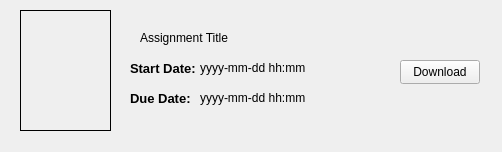
<?xml version="1.0" encoding="UTF-8"?>
<ui version="4.0">
 <class>assignment</class>
 <widget class="QWidget" name="assignment">
  <property name="geometry">
   <rect>
    <x>0</x>
    <y>0</y>
    <width>502</width>
    <height>152</height>
   </rect>
  </property>
  <property name="windowTitle">
   <string>Form</string>
  </property>
  <widget class="QWidget" name="assDownloadwidget" native="true">
   <property name="geometry">
    <rect>
     <x>0</x>
     <y>0</y>
     <width>700</width>
     <height>700</height>
    </rect>
   </property>
   <property name="minimumSize">
    <size>
     <width>700</width>
     <height>700</height>
    </size>
   </property>
   <widget class="QLabel" name="label_2">
    <property name="geometry">
     <rect>
      <x>20</x>
      <y>10</y>
      <width>91</width>
      <height>121</height>
     </rect>
    </property>
    <property name="styleSheet">
     <string notr="true">border: 1px solid black;
color: rgb(0, 0, 0);</string>
    </property>
    <property name="text">
     <string/>
    </property>
    <property name="pixmap">
     <pixmap resource="pdf.qrc">:/new/img/download (1).png</pixmap>
    </property>
    <property name="scaledContents">
     <bool>true</bool>
    </property>
    <property name="alignment">
     <set>Qt::AlignCenter</set>
    </property>
   </widget>
   <widget class="QLabel" name="s_assTitle">
    <property name="geometry">
     <rect>
      <x>140</x>
      <y>30</y>
      <width>101</width>
      <height>16</height>
     </rect>
    </property>
    <property name="text">
     <string>Assignment Title</string>
    </property>
   </widget>
   <widget class="QLabel" name="label_4">
    <property name="geometry">
     <rect>
      <x>130</x>
      <y>60</y>
      <width>71</width>
      <height>16</height>
     </rect>
    </property>
    <property name="font">
     <font>
      <pointsize>10</pointsize>
      <bold>true</bold>
     </font>
    </property>
    <property name="text">
     <string>Start Date:</string>
    </property>
   </widget>
   <widget class="QLabel" name="label_5">
    <property name="geometry">
     <rect>
      <x>130</x>
      <y>90</y>
      <width>71</width>
      <height>16</height>
     </rect>
    </property>
    <property name="font">
     <font>
      <pointsize>10</pointsize>
      <bold>true</bold>
     </font>
    </property>
    <property name="text">
     <string>Due Date:</string>
    </property>
   </widget>
   <widget class="QLabel" name="startDate_label_6">
    <property name="geometry">
     <rect>
      <x>200</x>
      <y>60</y>
      <width>141</width>
      <height>16</height>
     </rect>
    </property>
    <property name="text">
     <string>yyyy-mm-dd hh:mm</string>
    </property>
   </widget>
   <widget class="QLabel" name="dueDate_label_7">
    <property name="geometry">
     <rect>
      <x>200</x>
      <y>90</y>
      <width>141</width>
      <height>16</height>
     </rect>
    </property>
    <property name="text">
     <string>yyyy-mm-dd hh:mm</string>
    </property>
   </widget>
   <widget class="QPushButton" name="pushButton_2">
    <property name="geometry">
     <rect>
      <x>400</x>
      <y>60</y>
      <width>80</width>
      <height>24</height>
     </rect>
    </property>
    <property name="text">
     <string>Download</string>
    </property>
   </widget>
  </widget>
 </widget>
 <resources>
  <include location="pdf.qrc"/>
 </resources>
 <connections/>
</ui>
